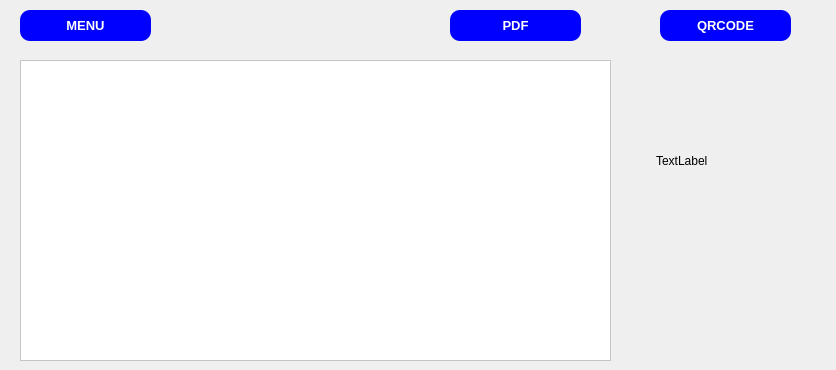
      <widget class="QWidget" name="page_6">
       <widget class="QPushButton" name="pushButton_HISTORIQUES_11">
        <property name="geometry">
         <rect>
          <x>20</x>
          <y>10</y>
          <width>131</width>
          <height>31</height>
         </rect>
        </property>
        <property name="font">
         <font>
          <pointsize>-1</pointsize>
          <weight>75</weight>
          <bold>true</bold>
          <underline>false</underline>
          <kerning>true</kerning>
         </font>
        </property>
        <property name="styleSheet">
         <string notr="true">/*-----QPushButton-----*/
QPushButton
{
	background-color:  rgb(0,0,255);



	color: #ffffff;
	font-size: 13px;
	font-weight: bold;
	border: 5px;
	border-radius:10px;
	padding: 5px;

}

QPushButton::hover
{
background-color: qlineargradient(spread:pad, x1:0, y1:0.511, x2:1, y2:0.511, stop:0 rgba(0, 0, 150, 220),stop:1 rgba(50, 220, 200, 220));

	color: #FF5D5D; 
}
QPushButton::pressed
{background-color: qlineargradient(stop:0 rgba(0, 207, 179, 255),stop:1 rgba(70, 255, 230, 255));

	color: #FF5D5D; 

}</string>
        </property>
        <property name="text">
         <string>MENU</string>
        </property>
        <property name="icon">
         <iconset>
          <normaloff>../../../jour_j/archiver.png</normaloff>../../../jour_j/archiver.png</iconset>
        </property>
        <property name="checkable">
         <bool>true</bool>
        </property>
        <property name="checked">
         <bool>true</bool>
        </property>
       </widget>
       <widget class="QTableView" name="tab_voyageurs">
        <property name="geometry">
         <rect>
          <x>20</x>
          <y>60</y>
          <width>591</width>
          <height>301</height>
         </rect>
        </property>
        <property name="styleSheet">
         <string notr="true">background-color: #FFFFFF;</string>
        </property>
       </widget>
       <widget class="QPushButton" name="pb_pdf">
        <property name="geometry">
         <rect>
          <x>450</x>
          <y>10</y>
          <width>131</width>
          <height>31</height>
         </rect>
        </property>
        <property name="font">
         <font>
          <pointsize>-1</pointsize>
          <weight>75</weight>
          <bold>true</bold>
          <underline>false</underline>
          <kerning>true</kerning>
         </font>
        </property>
        <property name="styleSheet">
         <string notr="true">/*-----QPushButton-----*/
QPushButton
{
	background-color:  rgb(0,0,255);



	color: #ffffff;
	font-size: 13px;
	font-weight: bold;
	border: 5px;
	border-radius:10px;
	padding: 5px;

}

QPushButton::hover
{
background-color: qlineargradient(spread:pad, x1:0, y1:0.511, x2:1, y2:0.511, stop:0 rgba(0, 0, 150, 220),stop:1 rgba(50, 220, 200, 220));

	color: #FF5D5D; 
}
QPushButton::pressed
{background-color: qlineargradient(stop:0 rgba(0, 207, 179, 255),stop:1 rgba(70, 255, 230, 255));

	color: #FF5D5D; 

}</string>
        </property>
        <property name="text">
         <string>PDF</string>
        </property>
        <property name="icon">
         <iconset>
          <normaloff>../../../jour_j/archiver.png</normaloff>../../../jour_j/archiver.png</iconset>
        </property>
        <property name="checkable">
         <bool>true</bool>
        </property>
        <property name="checked">
         <bool>true</bool>
        </property>
       </widget>
       <widget class="QPushButton" name="pushb_qrcode">
        <property name="geometry">
         <rect>
          <x>660</x>
          <y>10</y>
          <width>131</width>
          <height>31</height>
         </rect>
        </property>
        <property name="font">
         <font>
          <pointsize>-1</pointsize>
          <weight>75</weight>
          <bold>true</bold>
          <underline>false</underline>
          <kerning>true</kerning>
         </font>
        </property>
        <property name="styleSheet">
         <string notr="true">/*-----QPushButton-----*/
QPushButton
{
	background-color:  rgb(0,0,255);



	color: #ffffff;
	font-size: 13px;
	font-weight: bold;
	border: 5px;
	border-radius:10px;
	padding: 5px;

}

QPushButton::hover
{
background-color: qlineargradient(spread:pad, x1:0, y1:0.511, x2:1, y2:0.511, stop:0 rgba(0, 0, 150, 220),stop:1 rgba(50, 220, 200, 220));

	color: #FF5D5D; 
}
QPushButton::pressed
{background-color: qlineargradient(stop:0 rgba(0, 207, 179, 255),stop:1 rgba(70, 255, 230, 255));

	color: #FF5D5D; 

}</string>
        </property>
        <property name="text">
         <string>QRCODE</string>
        </property>
        <property name="icon">
         <iconset>
          <normaloff>../../../jour_j/archiver.png</normaloff>../../../jour_j/archiver.png</iconset>
        </property>
        <property name="checkable">
         <bool>true</bool>
        </property>
        <property name="checked">
         <bool>true</bool>
        </property>
       </widget>
       <widget class="QLabel" name="label_38">
        <property name="geometry">
         <rect>
          <x>656</x>
          <y>90</y>
          <width>171</width>
          <height>141</height>
         </rect>
        </property>
        <property name="text">
         <string>TextLabel</string>
        </property>
       </widget>
      </widget>
